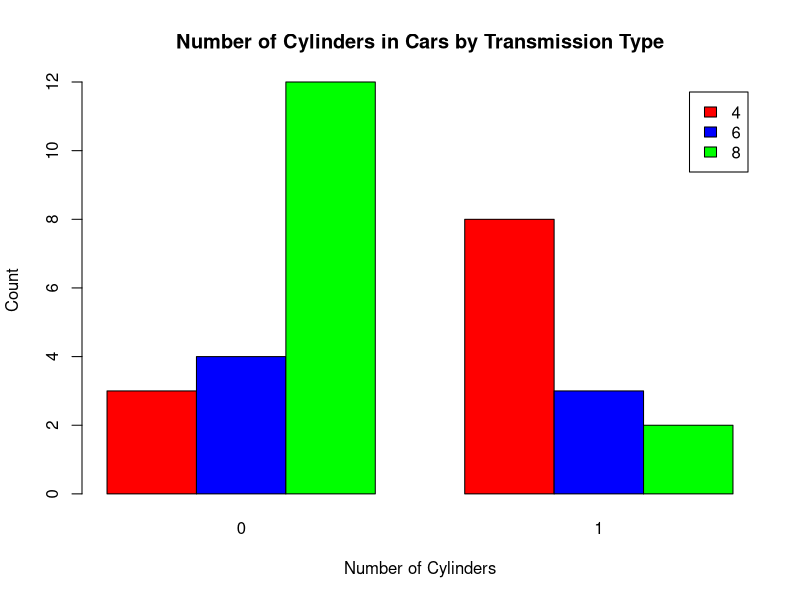

Write R code to recreate this figure.
# Load the mtcars dataset
# Load the mtcars dataset
data(mtcars)

# Create a contingency table of counts by cylinder and transmission type
car_counts <- table(mtcars$cyl, mtcars$am)

# Plotting
barplot(car_counts, main="Number of Cylinders in Cars by Transmission Type",
        xlab="Number of Cylinders", ylab="Count",
        col=c("red", "blue",'green'), beside=TRUE, # Colors for automatic and manual
        legend=rownames(car_counts))

# No need for a separate legend call; the legend is automatically generated

